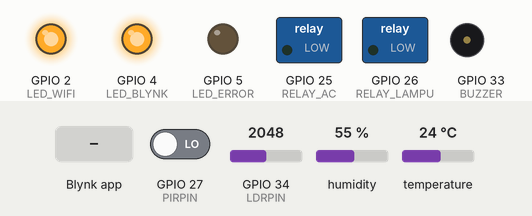
The sketch below on a simulated ESP32. Shown: switched loads named in the sketch (green lamp = pin HIGH), output pins drawn as LEDs (lit = HIGH), buzzer (waves = sounding, pin HIGH). Inputs (shaded band) come from the test bench; at power-on: temperature 24 °C, GPIO 27 (PIRPIN) LOW, GPIO 34 (LDRPIN) = 2048, humidity 55 %. WiFi joins after 1.5 s; servers stay silent unless stated; what the sketch prints to the serial monitor is not drawn.

Above: at 5.1 s.
5.2 s: temperature set to 27 °C
11.5 s: temperature set to 30 °C
At 13.4 s:
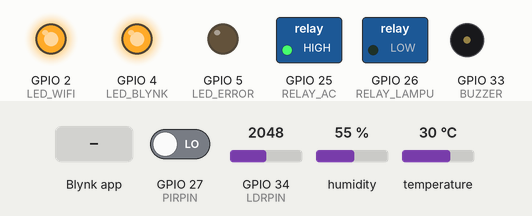
13.7 s: Blynk app writes 1 to V5
At 14.7 s:
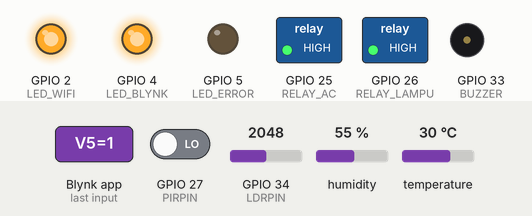
15.2 s: Blynk app writes 0 to V4
At 15.8 s:
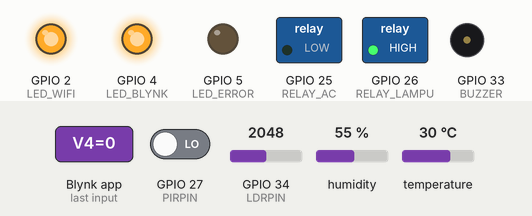
Timing chart, 0 to 18.2 s (numbered marks = the images above; inputs shaded):
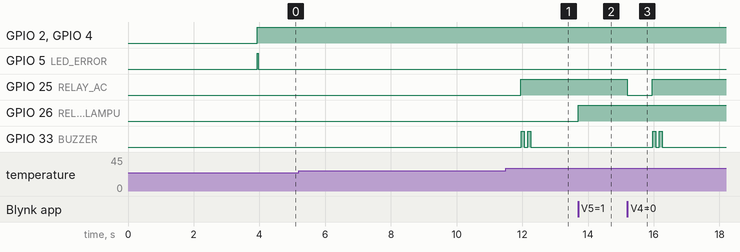

The sketch:

SC1-smart-office.ino
```cpp
/*
  ===================================================================
  STUDI KASUS: SMART OFFICE - 3 Sensor + 3 Output + Blynk IoT
  ===================================================================

  Deskripsi:
  Program studi kasus lengkap untuk sistem smart office menggunakan:
  - 3 Sensor: DHT11 (Suhu/Kelembapan), LDR (Cahaya), PIR (Gerakan)
  - 3 Output: Relay AC, Relay Lampu, Buzzer
  - 3 LED Indikator: WiFi, Blynk, Error
  - Platform Cloud: Blynk IoT (monitoring & kontrol via smartphone)

  Fitur Lengkap:
  1. Monitoring real-time suhu, kelembapan, cahaya, gerakan
  2. AC otomatis: Nyala jika suhu > 28°C
  3. Lampu otomatis: Nyala jika gelap DAN ada orang (hemat energi!)
  4. Buzzer warning: Bunyi jika suhu > 32°C
  5. LED indikator status WiFi & Blynk
  6. Kontrol manual via Blynk app (override otomatis)
  7. Dashboard Blynk lengkap dengan 7 widget
  8. Auto-reconnect WiFi & Blynk
  9. Error handling untuk semua sensor

  Hardware (Sesuai Inventory):
  - 1x ESP32
  - 1x DHT11
  - 1x LDR + Resistor 10kΩ
  - 1x PIR HC-SR501
  - 1x Relay Module 2 Channel
  - 1x Buzzer
  - 3x LED (Hijau, Kuning, Merah)

  Wiring:
  DHT11: VCC→3.3V, DATA→GPIO15, GND→GND
  LDR: Pin1→3.3V, Pin2→GPIO34, R10k dari GPIO34→GND
  PIR: VCC→5V, OUT→GPIO27, GND→GND
  Relay: VCC→5V, IN1→GPIO25(AC), IN2→GPIO26(Lampu)
  Buzzer: (+)→GPIO33, (-)→GND
  LED Hijau (WiFi): GPIO2 + R220Ω → GND
  LED Kuning (Blynk): GPIO4 + R220Ω → GND
  LED Merah (Error): GPIO5 + R220Ω → GND

  Library:
  - WiFi (built-in)
  - Blynk (by Volodymyr Shymanskyy)
  - DHT sensor library (by Adafruit)

  Setup Blynk:
  📖 Lihat SC1-SMART-OFFICE.md untuk panduan lengkap!

  Instruktur: Anton Prafanto, S.Kom., M.T.
  ===================================================================
*/

// ===== BLYNK CREDENTIALS =====
// ⚠️ WAJIB DIISI! Copy dari https://blynk.cloud
#define BLYNK_TEMPLATE_ID "TMPL4xxxxxxxxx"
#define BLYNK_TEMPLATE_NAME "Smart Office"
#define BLYNK_AUTH_TOKEN "abcdefgh1234567890ijklmnopqrstuv"
#define BLYNK_PRINT Serial

// ===== INCLUDE LIBRARY =====
#include <WiFi.h>
#include <BlynkSimpleEsp32.h>
#include <DHT.h>

// ===== WIFI CREDENTIALS =====
char ssid[] = "NAMA_WIFI_ANDA";
char pass[] = "PASSWORD_WIFI_ANDA";

// ===== PIN DEFINITIONS =====
#define DHTPIN 15
#define DHTTYPE DHT11
#define LDRPIN 34
#define PIRPIN 27
#define RELAY_AC 25
#define RELAY_LAMPU 26
#define BUZZER 33

// LED Indikator
#define LED_WIFI 2      // Hijau = WiFi Connected
#define LED_BLYNK 4     // Kuning = Blynk Connected
#define LED_ERROR 5     // Merah = Error

// ===== THRESHOLD =====
const float SUHU_TINGGI = 28.0;      // AC ON jika > 28°C
const float SUHU_BAHAYA = 32.0;      // Buzzer ON jika > 32°C
const int CAHAYA_GELAP = 2500;       // Cahaya > 2500 = gelap

// ===== VARIABEL SENSOR =====
DHT dht(DHTPIN, DHTTYPE);
float suhu = 0;
float kelembapan = 0;
int cahaya = 0;
bool gerakan = false;

// ===== VARIABEL KONTROL =====
bool acStatus = false;
bool lampuStatus = false;
bool acManual = false;           // true = kontrol dari app
bool lampuManual = false;

// ===== TIMER =====
unsigned long lastSensorRead = 0;
unsigned long lastBlynkSend = 0;
unsigned long lastCheck = 0;
bool warningActive = false;      // Flag untuk buzzer

void setup() {
  Serial.begin(115200);
  delay(100);

  Serial.println("\n========================================");
  Serial.println("  SMART OFFICE - STUDI KASUS BLYNK");
  Serial.println("========================================\n");

  // Setup pin
  pinMode(PIRPIN, INPUT);
  pinMode(RELAY_AC, OUTPUT);
  pinMode(RELAY_LAMPU, OUTPUT);
  pinMode(BUZZER, OUTPUT);
  pinMode(LED_WIFI, OUTPUT);
  pinMode(LED_BLYNK, OUTPUT);
  pinMode(LED_ERROR, OUTPUT);

  digitalWrite(RELAY_AC, LOW);
  digitalWrite(RELAY_LAMPU, LOW);
  digitalWrite(BUZZER, LOW);
  digitalWrite(LED_WIFI, LOW);
  digitalWrite(LED_BLYNK, LOW);
  digitalWrite(LED_ERROR, LOW);

  // Inisialisasi sensor
  dht.begin();
  Serial.println("[DHT11] Sensor siap");
  Serial.println("[PIR] Kalibrasi 30 detik... Jangan gerak!\n");
  delay(2000);

  // Koneksi Blynk
  Serial.println("Menghubungkan ke WiFi dan Blynk...");
  Serial.print("SSID: ");
  Serial.println(ssid);

  Blynk.begin(BLYNK_AUTH_TOKEN, ssid, pass);

  Serial.println("\n✓ Setup selesai!");
  Serial.println("========================================\n");
}

void loop() {
  Blynk.run();

  // Update LED status
  updateLEDStatus();

  // Baca sensor setiap 2 detik
  if (millis() - lastSensorRead >= 2000) {
    lastSensorRead = millis();
    bacaSensor();
    kontrolOtomatis();
  }

  // Kirim ke Blynk setiap 2 detik
  if (millis() - lastBlynkSend >= 2000) {
    lastBlynkSend = millis();
    if (Blynk.connected()) {
      kirimKeBlynk();
    }
  }

  // Cek koneksi setiap 10 detik
  if (millis() - lastCheck >= 10000) {
    lastCheck = millis();
    cekKoneksi();
  }
}

// ===== FUNGSI: UPDATE LED STATUS =====
void updateLEDStatus() {
  // LED WiFi (Hijau)
  digitalWrite(LED_WIFI, WiFi.status() == WL_CONNECTED ? HIGH : LOW);

  // LED Blynk (Kuning)
  digitalWrite(LED_BLYNK, Blynk.connected() ? HIGH : LOW);

  // LED Error (Merah) - nyala jika ada error sensor
  if (suhu == 0 && kelembapan == 0) {
    digitalWrite(LED_ERROR, HIGH);
  } else {
    digitalWrite(LED_ERROR, LOW);
  }
}

// ===== FUNGSI: BACA SEMUA SENSOR =====
void bacaSensor() {
  // Baca DHT11
  suhu = dht.readTemperature();
  kelembapan = dht.readHumidity();

  if (isnan(suhu) || isnan(kelembapan)) {
    Serial.println("[DHT11] ERROR: Gagal baca!");
    suhu = 0;
    kelembapan = 0;
  }

  // Baca LDR (0=terang, 4095=gelap)
  cahaya = analogRead(LDRPIN);

  // Baca PIR
  gerakan = digitalRead(PIRPIN);

  // Log ke Serial
  Serial.println("─── Sensor Reading ───");
  Serial.printf("Suhu: %.1f°C | RH: %.0f%% | Cahaya: %d | PIR: %s\n",
                suhu, kelembapan, cahaya, gerakan ? "ADA" : "Kosong");
}

// ===== FUNGSI: KONTROL OTOMATIS =====
void kontrolOtomatis() {
  // === AC OTOMATIS ===
  if (!acManual) {
    if (suhu > SUHU_TINGGI && !acStatus) {
      digitalWrite(RELAY_AC, HIGH);
      acStatus = true;
      Serial.println("[AC] AUTO ON (suhu tinggi)");
      bunyiBuzzer(2);  // Notifikasi 2x beep
    }
    else if (suhu <= (SUHU_TINGGI - 2) && acStatus) {
      digitalWrite(RELAY_AC, LOW);
      acStatus = false;
      Serial.println("[AC] AUTO OFF (suhu normal)");
    }
  }

  // === LAMPU OTOMATIS ===
  if (!lampuManual) {
    if (cahaya > CAHAYA_GELAP && gerakan && !lampuStatus) {
      digitalWrite(RELAY_LAMPU, HIGH);
      lampuStatus = true;
      Serial.println("[LAMPU] AUTO ON (gelap + ada orang)");
    }
    else if ((cahaya <= CAHAYA_GELAP || !gerakan) && lampuStatus) {
      digitalWrite(RELAY_LAMPU, LOW);
      lampuStatus = false;
      Serial.println("[LAMPU] AUTO OFF");
    }
  }

  // === BUZZER WARNING ===
  if (suhu > SUHU_BAHAYA && !warningActive) {
    Serial.println("[WARNING] Suhu bahaya! Buzzer aktif!");
    digitalWrite(BUZZER, HIGH);
    warningActive = true;
  }
  else if (suhu <= SUHU_BAHAYA && warningActive) {
    digitalWrite(BUZZER, LOW);
    warningActive = false;
  }
}

// ===== FUNGSI: KIRIM KE BLYNK =====
void kirimKeBlynk() {
  Blynk.virtualWrite(V0, suhu);
  Blynk.virtualWrite(V1, kelembapan);
  Blynk.virtualWrite(V2, cahaya);
  Blynk.virtualWrite(V3, gerakan ? 1 : 0);
  Blynk.virtualWrite(V4, acStatus ? 1 : 0);
  Blynk.virtualWrite(V5, lampuStatus ? 1 : 0);

  String status = "Normal";
  if (suhu > SUHU_BAHAYA) status = "⚠️ BAHAYA!";
  else if (suhu > SUHU_TINGGI) status = "Panas";
  Blynk.virtualWrite(V6, status);

  Serial.println("[Blynk] Data terkirim\n");
}

// ===== FUNGSI: CEK KONEKSI =====
void cekKoneksi() {
  Serial.println("─── Status Koneksi ───");
  Serial.print("WiFi: ");
  Serial.println(WiFi.status() == WL_CONNECTED ? "OK" : "DISCONNECTED");
  Serial.print("Blynk: ");
  Serial.println(Blynk.connected() ? "OK" : "DISCONNECTED");
  Serial.println();
}

// ===== FUNGSI: BUZZER =====
void bunyiBuzzer(int kali) {
  for (int i = 0; i < kali; i++) {
    digitalWrite(BUZZER, HIGH);
    delay(100);
    digitalWrite(BUZZER, LOW);
    delay(100);
  }
}

// ===== BLYNK: KONTROL AC (V4) =====
BLYNK_WRITE(V4) {
  int value = param.asInt();

  if (value == 1) {
    digitalWrite(RELAY_AC, HIGH);
    acStatus = true;
    acManual = true;
    Serial.println("[AC] MANUAL ON dari app");
  } else {
    digitalWrite(RELAY_AC, LOW);
    acStatus = false;
    acManual = false;
    Serial.println("[AC] OFF → kembali mode AUTO");
  }
}

// ===== BLYNK: KONTROL LAMPU (V5) =====
BLYNK_WRITE(V5) {
  int value = param.asInt();

  if (value == 1) {
    digitalWrite(RELAY_LAMPU, HIGH);
    lampuStatus = true;
    lampuManual = true;
    Serial.println("[LAMPU] MANUAL ON dari app");
  } else {
    digitalWrite(RELAY_LAMPU, LOW);
    lampuStatus = false;
    lampuManual = false;
    Serial.println("[LAMPU] OFF → kembali mode AUTO");
  }
}

// ===== BLYNK: EVENT CONNECTED =====
BLYNK_CONNECTED() {
  Serial.println("\n========================================");
  Serial.println("   ✓ BLYNK CONNECTED!");
  Serial.println("========================================");
  Serial.print("IP Address: ");
  Serial.println(WiFi.localIP());
  Serial.println("Buka Blynk app untuk monitoring!");
  Serial.println("========================================\n");

  // Sync status dari server
  Blynk.syncVirtual(V4, V5);
}
```

Measured:
- the behaviour switches between 28 and 29 °C on temperature (found by bisection; images 0 and 1)
- after the input at 5.2 s, every drawn part: stays the same
- after the input at 11.5 s, GPIO 25 (RELAY_AC): LOW → HIGH after 0.46 s; GPIO 33 (BUZZER): alternates HIGH for 0.10 s and LOW for 0.10 s, 4 changes in all, then stays LOW, starting after 0.46 s
- after the input at 13.7 s, GPIO 26 (RELAY_LAMPU): LOW → HIGH at once
- after the input at 15.2 s, GPIO 25 (RELAY_AC): HIGH → LOW at once, → HIGH 0.76 s later; GPIO 33 (BUZZER): alternates HIGH for 0.10 s and LOW for 0.10 s, 4 changes in all, then stays LOW, starting after 0.76 s
